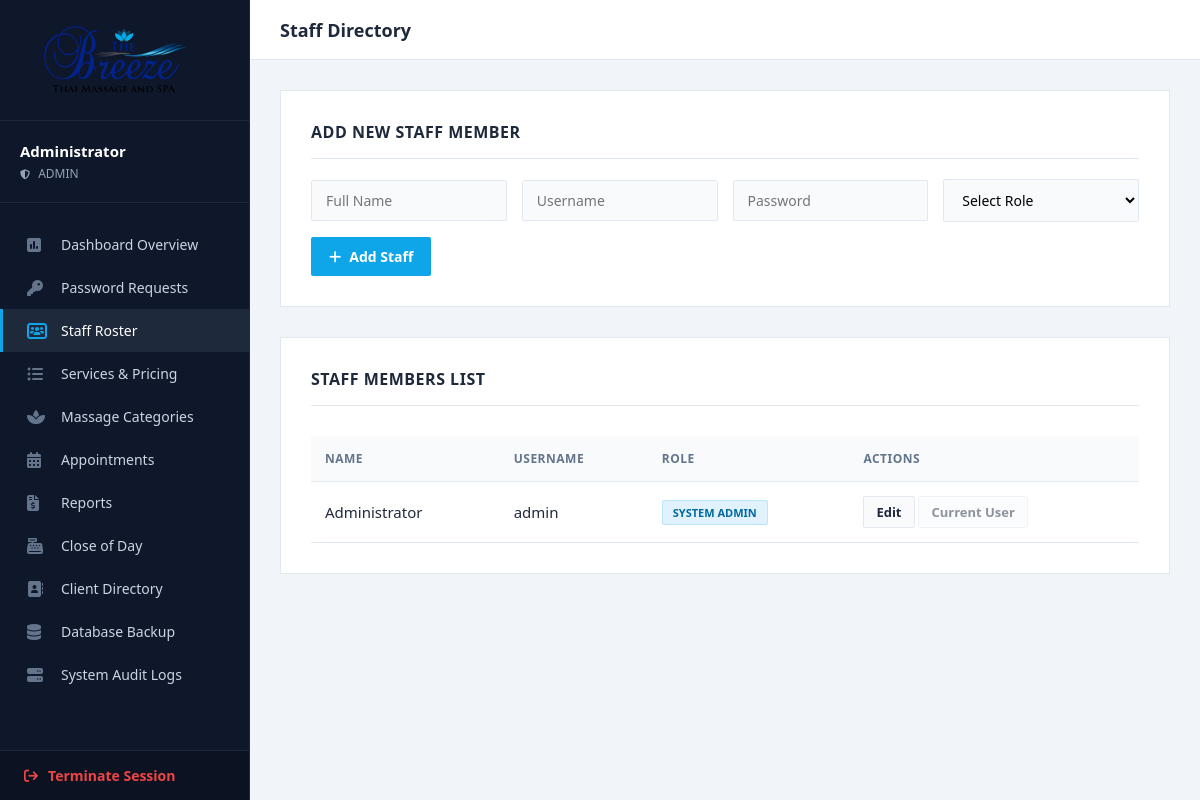
Screenshot of /admin/staff_management.php (signed in) with the database file from the repository.
### tables this page shows
CREATE TABLE IF NOT EXISTS `staff` (
  `id` int(11) NOT NULL AUTO_INCREMENT,
  `name` varchar(100) DEFAULT NULL,
  `username` varchar(50) DEFAULT NULL,
  `password` varchar(255) DEFAULT NULL,
  `role` varchar(20) DEFAULT NULL,
  PRIMARY KEY (`id`),
  UNIQUE KEY `username` (`username`)
);

### admin/staff_management.php (the view, shortened to what this page needs)
<?php
include '../db.php';
$user_role = $_SESSION['user']['role'];
$management_roles = ['admin', 'supervisor'];
$staff_result = $conn->query("SELECT * FROM staff ORDER BY role ASC, name ASC");
?>
<!DOCTYPE html>
<html lang="en">
<head>
  <link rel="stylesheet" href="https://cdnjs.cloudflare.com/ajax/libs/font-awesome/6.4.0/css/all.min.css"/>
</head>
<body>
  <aside class="sidebar" id="sidebar">
        <div class="sidebar-header">
            <img src="../assets/images/The-Breeze-1.png" alt="The Breeze Spa Logo" class="sidebar-logo">
        </div>
        <div class="user-profile">
            <h4><?= htmlspecialchars($_SESSION['user']['name']) ?></h4>
            <p><i class="fas fa-shield-alt" style="margin-right: 5px; font-size: 10px;"></i> <?= htmlspecialchars($user_role) ?></p>
        </div>
        <nav class="sidebar-menu">
            <a href="dashboard.php" class="menu-item"><i class="fas fa-square-poll-vertical"></i> Dashboard Overview</a>
            <a href="password_requests.php" class="menu-item"><i class="fas fa-key"></i> Password Requests</a>
            <a href="staff_management.php" class="menu-item active"><i class="fas fa-users-rectangle"></i> Staff Roster</a>
            <a href="services_management.php" class="menu-item"><i class="fas fa-list-ul"></i> Services & Pricing</a>
            <?php if ($user_role === 'admin' || $user_role === 'supervisor'): ?>
            <a href="massage_management.php" class="menu-item"><i class="fas fa-spa"></i> Massage Categories</a>
            <?php endif; ?>
            <a href="appointments.php" class="menu-item"><i class="fas fa-calendar-days"></i> Appointments</a>
            <a href="reports.php" class="menu-item"><i class="fas fa-file-invoice-dollar"></i> Reports</a>
            <a href="till.php" class="menu-item"><i class="fas fa-cash-register"></i> Close of Day</a>
            <a href="clients.php" class="menu-item"><i class="fas fa-address-book"></i> Client Directory</a>
            <?php if ($user_role === 'admin'): ?>
            <a href="backup.php" class="menu-item"><i class="fas fa-database"></i> Database Backup</a>
            <a href="audit_logs.php" class="menu-item"><i class="fas fa-server"></i> System Audit Logs</a>
            <?php endif; ?>
        </nav>
        <a href="../logout.php" class="logout-btn"><i class="fas fa-arrow-right-from-bracket"></i> Terminate Session</a>
    </aside>
  <main class="main-content">
    <header class="topbar">
        <h2>Staff Directory</h2>
    </header>
    <div class="content-wrapper">
      <div class="flat-card">
        <div class="flat-card-header"><h3>Add New Staff Member</h3></div>
        <form method="post">
          <div class="form-row">
            <input type="text" name="name" placeholder="Full Name" class="form-control" required>
            <input type="text" name="username" placeholder="Username" class="form-control" required>
            <input type="password" name="password" placeholder="Password" class="form-control" required>
            <select name="role" class="form-control" required>
              <option value="">Select Role</option>
            </select>
            <button type="submit" name="add_staff" class="btn btn-primary">
              <i class="fas fa-plus"></i> Add Staff
            </button>
          </div>
        </form>
      </div>
      <div class="flat-card">
        <div class="flat-card-header"><h3>Staff Members List</h3></div>
        <div style="overflow-x: auto;">
          <table>
            <thead>
              <tr>
                <th>Name</th>
                <th>Username</th>
                <th>Role</th>
                <th>Actions</th>
              </tr>
            </thead>
            <tbody>
              <?php while ($staff = $staff_result->fetch_assoc()): ?>
              <tr>
                <td style="font-weight: 500;"><?= htmlspecialchars($staff['name']) ?></td>
                <td><?= htmlspecialchars($staff['username']) ?></td>
                <td>
                  <?php
                    $cls = match ($staff['role']) {
                      'admin' => 'badge-admin',
                      'reception' => 'badge-reception',
                      'supervisor' => 'badge-supervisor',
                      'massage' => 'badge-massage',
                      'therapist' => 'badge-therapist',
                      'barbering' => 'badge-barbering',
                      'facials' => 'badge-facials',
                      'nails' => 'badge-nails',
                      'salon' => 'badge-salon',
                      default => 'badge-salon'
                    };
                    $labelText = match ($staff['role']) {
                      'admin' => 'System Admin',
                      'reception' => 'Frontdesk Officer',
                      'supervisor' => 'Supervisor',
                      'massage' => 'Massage Therapist',
                      'therapist' => 'Therapist',
                      'barbering' => 'Barbering Staff',
                      'facials' => 'Facial Staff',
                      'nails' => 'Nails Tech',
                      'salon' => 'Salon Staff',
                      default => ucfirst($staff['role'])
                    };
                  ?>
                  <span class="badge <?= $cls ?>"><?= htmlspecialchars($labelText) ?></span>
                </td>
                <td>
                  <?php
                    $is_management = in_array($staff['role'], $management_roles, true);
                    $is_self = (int)$staff['id'] === (int)$_SESSION['user']['id'];
                    $can_manage_row = $user_role === 'admin' || !$is_management || $is_self;
                  ?>
                  <?php if ($can_manage_row): ?>
                  <a href="edit_staff.php?id=<?= (int)$staff['id'] ?>" class="btn btn-outline btn-sm">Edit</a>
                  <?php endif; ?>
                  <?php if ((int)$staff['id'] === (int)$_SESSION['user']['id']): ?>
                    <button class="btn btn-outline btn-sm" disabled style="opacity: 0.5;">Current User</button>
                  <?php endif; ?>
                </td>
              </tr>
              <?php endwhile; ?>
            </tbody>
          </table>
        </div>
      </div>
    </div>
  </main>
</body>
</html>

### admin/staff_management.php (style rules this page uses)
:root { --brand-blue: #0ea5e9; --brand-dark: #0f172a; --bg-body: #f1f5f9; --bg-card: #ffffff; --text-main: #1e293b; --text-muted: #64748b; --border-color: #e2e8f0; --sidebar-width: 250px; --topbar-height: 60px; }
* { margin: 0; padding: 0; box-sizing: border-box; font-family: 'Segoe UI', sans-serif; }
body { background-color: var(--bg-body); color: var(--text-main); display: flex; min-height: 100vh; overflow-x: hidden; font-size: 15px; }
.sidebar { width: var(--sidebar-width); background-color: var(--brand-dark); color: #ffffff; position: fixed; height: 100vh; left: 0; top: 0; display: flex; flex-direction: column; z-index: 100; border-right: 1px solid #1e293b; }
.sidebar-header { padding: 20px; border-bottom: 1px solid #1e293b; display: flex; align-items: center; gap: 15px; }
.sidebar-logo { width: 90%; max-height: 80px; object-fit: contain; }
.user-profile { padding: 20px; border-bottom: 1px solid #1e293b; }
.user-profile h4 { color: #ffffff; font-size: 15px; font-weight: 600; margin-bottom: 4px; }
.user-profile p { color: #94a3b8; font-size: 12px; text-transform: uppercase; }
.sidebar-menu { padding: 20px 0; flex: 1; }
.menu-item { display: flex; align-items: center; padding: 12px 24px; color: #cbd5e1; text-decoration: none; font-size: 14px; font-weight: 500; border-left: 3px solid transparent; transition: all 0.2s; }
.menu-item i { width: 24px; font-size: 16px; margin-right: 10px; color: #64748b; }
.menu-item:hover, .menu-item.active { background-color: #1e293b; color: #ffffff; border-left-color: var(--brand-blue); }
.menu-item:hover i, .menu-item.active i { color: var(--brand-blue); }
.logout-btn { display: flex; align-items: center; padding: 15px 24px; color: #ef4444; text-decoration: none; font-size: 14px; font-weight: 600; border-top: 1px solid #1e293b; background-color: #0b1221; }
.logout-btn i { margin-right: 10px; }
.main-content { flex: 1; margin-left: var(--sidebar-width); display: flex; flex-direction: column; min-height: 100vh; }
.topbar { height: var(--topbar-height); background-color: var(--bg-card); border-bottom: 1px solid var(--border-color); display: flex; align-items: center; justify-content: space-between; padding: 0 30px; position: sticky; top: 0; z-index: 90; }
.topbar h2 { font-size: 18px; font-weight: 600; color: var(--text-main); }
.content-wrapper { padding: 30px; flex: 1; width: 100%; }
.flat-card { background: var(--bg-card); border: 1px solid var(--border-color); padding: 30px; margin-bottom: 30px; border-radius: 0; }
.flat-card-header { border-bottom: 1px solid var(--border-color); padding-bottom: 15px; margin-bottom: 20px; display: flex; justify-content: space-between; align-items: center; flex-wrap: wrap; gap: 15px; }
.flat-card-header h3 { font-size: 16px; font-weight: 600; color: var(--text-main); text-transform: uppercase; letter-spacing: 0.5px; margin: 0; }
.form-row { display: flex; flex-wrap: wrap; gap: 15px; align-items: center; }
.form-control { flex: 1; min-width: 180px; padding: 10px 14px; border: 1px solid var(--border-color); border-radius: 2px; font-size: 14px; background: #f8fafc; outline: none; transition: all 0.2s; }
.btn { padding: 10px 18px; font-size: 14px; font-weight: 600; border: none; border-radius: 2px; cursor: pointer; display: inline-flex; align-items: center; justify-content: center; gap: 8px; text-decoration: none; transition: all 0.2s; }
.btn-primary { background: var(--brand-blue); color: #fff; }
.btn-outline { background: #f8fafc; border: 1px solid var(--border-color); color: var(--text-main); }
.btn-sm { padding: 6px 12px; font-size: 13px; }
table { width: 100%; border-collapse: collapse; margin-top: 10px; }
th, td { padding: 14px; text-align: left; border-bottom: 1px solid var(--border-color); }
th { background: #f8fafc; font-weight: 600; color: var(--text-muted); text-transform: uppercase; font-size: 12px; letter-spacing: 0.5px; }
.badge { display: inline-block; padding: 4px 10px; font-size: 11px; font-weight: 600; text-transform: uppercase; border-radius: 2px; border: 1px solid; }
.badge-admin { background: #e0f2fe; color: #0369a1; border-color: #bae6fd; }

### rows the page displays
staff: name "Administrator", username "admin", role "SYSTEM ADMIN", shows "Current User"

### other values shown
$_SESSION['user']['name'] "Administrator"
$user_role "ADMIN"
